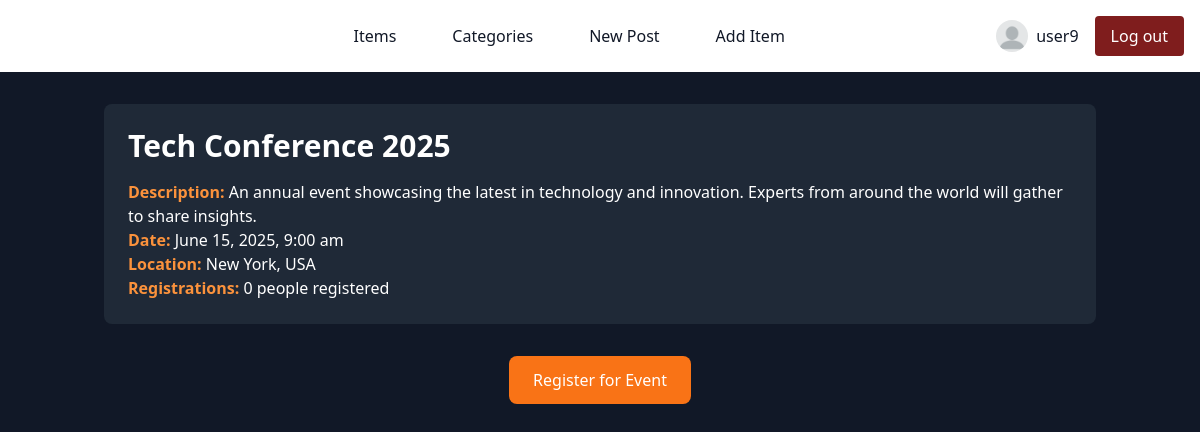
Screenshot of /src/public/templates/event.php?id=1 (signed in) with the database file from the repository.
### tables this page shows
CREATE TABLE `events` (
  `event_id` int(10) UNSIGNED NOT NULL,
  `event_name` varchar(255) NOT NULL,
  `event_description` mediumtext NOT NULL,
  `event_date` datetime NOT NULL,
  `location` varchar(255) NOT NULL,
  `created_at` timestamp NOT NULL DEFAULT CURRENT_TIMESTAMP
);

### src/public/templates/event.php (the view, shortened to what this page needs)
<?php
include '../../../db_connection.php';
include '../../Component/navbar.php';
$isLoggedIn = isset($_SESSION['user_id']);
$userId = $isLoggedIn ? $_SESSION['user_id'] : null;
$userName = $isLoggedIn ? $_SESSION['username'] : null;
$navbar = new Navbar($conn, $isLoggedIn, $userId, $userName);
if (isset($_GET['id'])) {
    $event_id = $_GET['id'];
    $sql_event_details = "SELECT * FROM events WHERE event_id = ?";
    $stmt = $conn->prepare($sql_event_details);
    $stmt->bind_param("i", $event_id);
    $stmt->execute();
    $result = $stmt->get_result();
    if ($result->num_rows > 0) {
        $event = $result->fetch_assoc();
    } else {
        echo "<p>Event not found.</p>";
        exit;
    }
$isRegistered = false;
if ($isLoggedIn) {
    $sql_check_registration = "SELECT * FROM event_registrations WHERE user_id = ? AND event_id = ?";
    $stmt_check_registration = $conn->prepare($sql_check_registration);
    $stmt_check_registration->bind_param("ii", $userId, $event_id);
    $stmt_check_registration->execute();
    $result_registration = $stmt_check_registration->get_result();
    $isRegistered = $result_registration->num_rows > 0;
}
    $sql_registration_count = "SELECT COUNT(*) as total_registrations FROM event_registrations WHERE event_id = ?";
    $stmt_count = $conn->prepare($sql_registration_count);
    $stmt_count->bind_param("i", $event_id);
    $stmt_count->execute();
    $result_count = $stmt_count->get_result();
    $registration_count = $result_count->fetch_assoc()['total_registrations'];
} else {
    echo "<p>No event specified.</p>";
    exit;
}
?>
<!DOCTYPE html>
<html lang="en">
<head>
    <script src="https://cdn.tailwindcss.com"></script>
</head>
<body class="bg-gray-900 text-white">
  <header>
    <?php
          echo $navbar->render();
    ?>
  </header>
  <main class="container mx-auto px-4 py-8">
    <div class="bg-gray-800 rounded-lg p-6 mb-2">
        <h1 class="text-3xl font-semibold mb-4"><?php echo htmlspecialchars($event['event_name'], ENT_QUOTES, 'UTF-8'); ?></h1>
        <p><strong class="text-orange-400">Description:</strong> <?php echo htmlspecialchars($event['event_description'], ENT_QUOTES, 'UTF-8'); ?></p>
        <p><strong class="text-orange-400">Date:</strong> <?php echo date("F j, Y, g:i a", strtotime($event['event_date'])); ?></p>
        <p><strong class="text-orange-400">Location:</strong> <?php echo htmlspecialchars($event['location'], ENT_QUOTES, 'UTF-8'); ?></p>
        <p><strong class="text-orange-400">Registrations:</strong> <?php echo $registration_count; ?> people registered</p>
    </div>
    <br>
    <?php if (!$isRegistered): ?>
        <?php if ($isLoggedIn): ?>
            <div class="flex justify-center">
                <form method="POST">
                    <button type="submit" name="register" class="bg-orange-500 text-white px-6 py-3 rounded-lg hover:bg-orange-600">Register for Event</button>
                </form>
            </div>
        <?php else: ?>
            <div class="bg-gray-800 p-4 rounded-lg">
                <p>You need to <a href="login.php" class="text-orange-500">log in</a> to register for this event.</p>
            </div>
        <?php endif; ?>
    <?php endif; ?>
</main>
</body>
</html>

### src/Component/navbar.php (shortened to what this page needs)
<?php
class Navbar{
    private $dbConnection;
    private $isLoggedIn;
    private $userId;
    private $userName;
    public function __construct($dbConnection, $isLoggedIn = false, $userId = null, $userName = null) {
        $this->dbConnection = $dbConnection;
        $this->categories = $this->fetchCategories($dbConnection);
        $this->isLoggedIn = $isLoggedIn;
        $this->userId = $userId;
        $this->userName = $userName;
    }
    private function fetchCategories($dbConnection) {
        $sql = "SELECT category_id, name FROM categories ORDER BY name ASC";
        $result = $dbConnection->query($sql);
        $categories = [];
        if ($result->num_rows > 0) {
            while ($row = $result->fetch_assoc()) {
                $categories[] = $row;
            }
        }
        return $categories;
    }
    private function fetchProfilePicture($userId) {
        $sql = "SELECT profile_picture FROM users WHERE user_id = ?";
        $stmt = $this->dbConnection->prepare($sql);
        $stmt->bind_param("i", $userId);
        $stmt->execute();
        $result = $stmt->get_result();
        $image_src = '/src/public/image/default.png';
        return $image_src;
    }
    public function render() {
    ?>
    <nav class="bg-white border-gray-200 dark:bg-gray-900">
            <div class="max-w-screen-xl flex flex-wrap items-center justify-between mx-auto p-4 m-0">
                <a href="index.php" class="flex items-center space-x-3">
                    <span class="text-2xl font-semibold whitespace-nowrap dark:text-white">HobbyHub</span>
                </a>
                <div class="hidden w-full md:block md:w-auto" id="navbar-default">
                    <ul class="flex flex-col md:flex-row space-y-4 md:space-y-0 md:space-x-8 p-4 md:p-0 bg-gray-50 md:bg-white dark:bg-gray-800 md:dark:bg-gray-900">
                        <li><a href="items.php" class="block py-2 px-3 text-gray-900 hover:text-blue-700 dark:text-white">Items</a></li>
                        <li>
                            <div class="relative">
                                <button
                                    class="block py-2 px-3 text-gray-900 hover:text-blue-700 dark:text-white"
                                    onclick="toggleDropdown()"
                                >
                                    Categories
                                </button>
                            </div>
                        </li>
                        <?php if ($this->isLoggedIn): ?>
                            <li><a href="new_post.php" class="block py-2 px-3 text-gray-900 hover:text-blue-700 dark:text-white">New Post</a></li>
                            <li><a href="add_item.php" class="block py-2 px-3 text-gray-900 hover:text-blue-700 dark:text-white">Add Item</a></li>
                        <?php endif; ?>
                    </ul>
                </div>
                <div class="flex space-x-4">
                    <?php if ($this->isLoggedIn): ?>
                        <a href="user.php?id=<?php echo $this->userId; ?>" class="flex items-center space-x-2">
                            <img src="<?php echo $this->fetchProfilePicture($this->userId); ?>" class="w-8 h-8 rounded-full">
                            <span class="text-gray-900 dark:text-white"><?php echo htmlspecialchars($this->userName); ?></span>
                        </a>
                        <form method="POST" class="m-0">
                            <button type="submit" name="logout" class="px-4 py-2 text-white bg-red-900 rounded hover:bg-red-800 dark:bg-red-700 dark:hover:bg-red-600">Log out</button>
                        </form>
                    <?php else: ?>
                         <a href="register.php" class="px-4 py-2 text-white bg-gray-900 rounded hover:bg-gray-800 dark:bg-gray-700 dark:hover:bg-gray-600">Sign up</a>
                        <a href="login.php" class="px-4 py-2 text-white bg-gray-900 rounded hover:bg-gray-800 dark:bg-gray-700 dark:hover:bg-gray-600">Login</a>
                    <?php endif; ?>
                </div>
            </div>
        </nav>
<?php
    return ob_get_clean();
    }
}
?>

### rows the page displays
events: event_name "Tech Conference 2025", event_description "An annual event showcasing the latest in technology and innovation. Experts from around the world will gather to share insights.", event_date "June 15, 2025, 9:00 am", location "New York, USA"

### other values shown
$this->userName "user9"
$registration_count "0"
